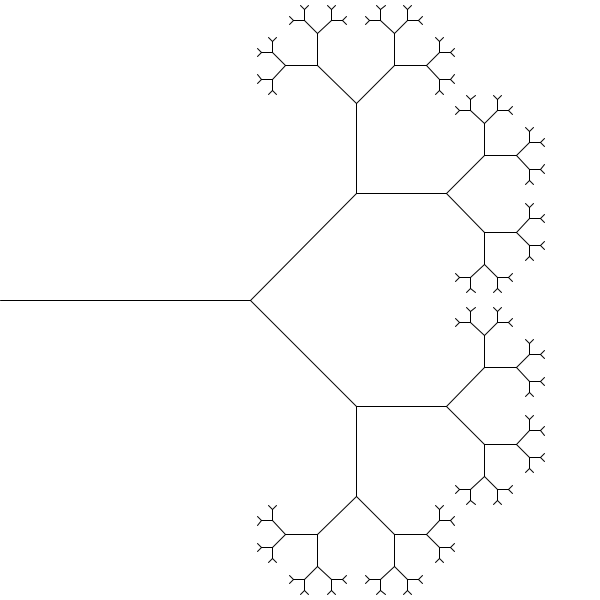
Frame 1 (no input)
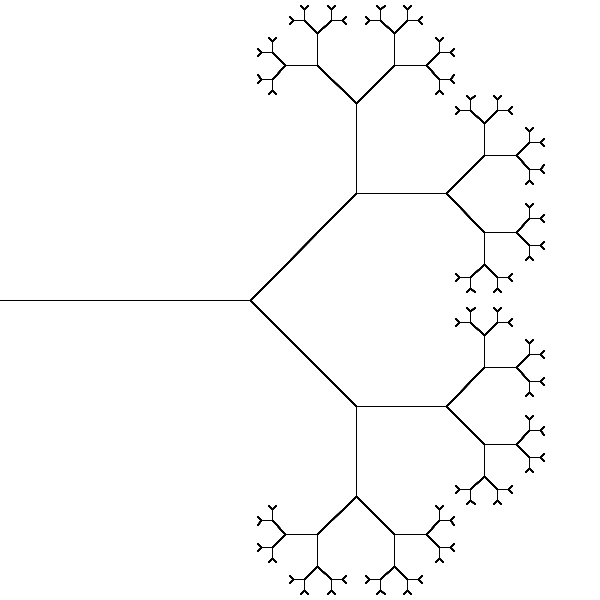
Frame 60 (the mouse pressed at the canvas centre just before this capture)
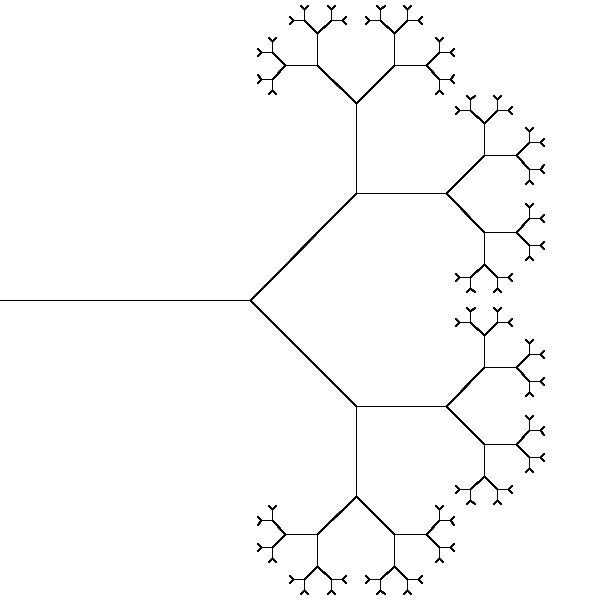
Frame 120 (the mouse held since frame 60 and released just before this capture)

The Processing sketch that drew these frames (run headless with seeded random() and noise(); from frame 60 on, the mouse is pressed at the canvas centre):

// Processing sketch: processing_73059
// ── processing_73059.pde

int counter;
int lineSize;
int startX;

void setup() {
  size (600, 600);
  background(255);
  counter=0;
  startX= 0;
  lineSize=250;
  stroke(0);
  fill(0);
}

void draw() {

  line(0, height/2, lineSize, height/2);
  translate(startX+lineSize, height/2);
  branch(lineSize);
}


void branch(int ls) {

  if (ls>10) {
    counter++;
    ls*=.6;
    pushMatrix();
    rotate(radians(45));
    line(startX, 0, startX+ls, 0);
    translate(startX+ls, 0);
    branch(ls); 
    popMatrix();

    pushMatrix();
    rotate(radians(-45));
    line(startX, 0, startX+ls, 0);
    translate(startX+ls, 0);
    branch(ls); 
    popMatrix();
  }
}
